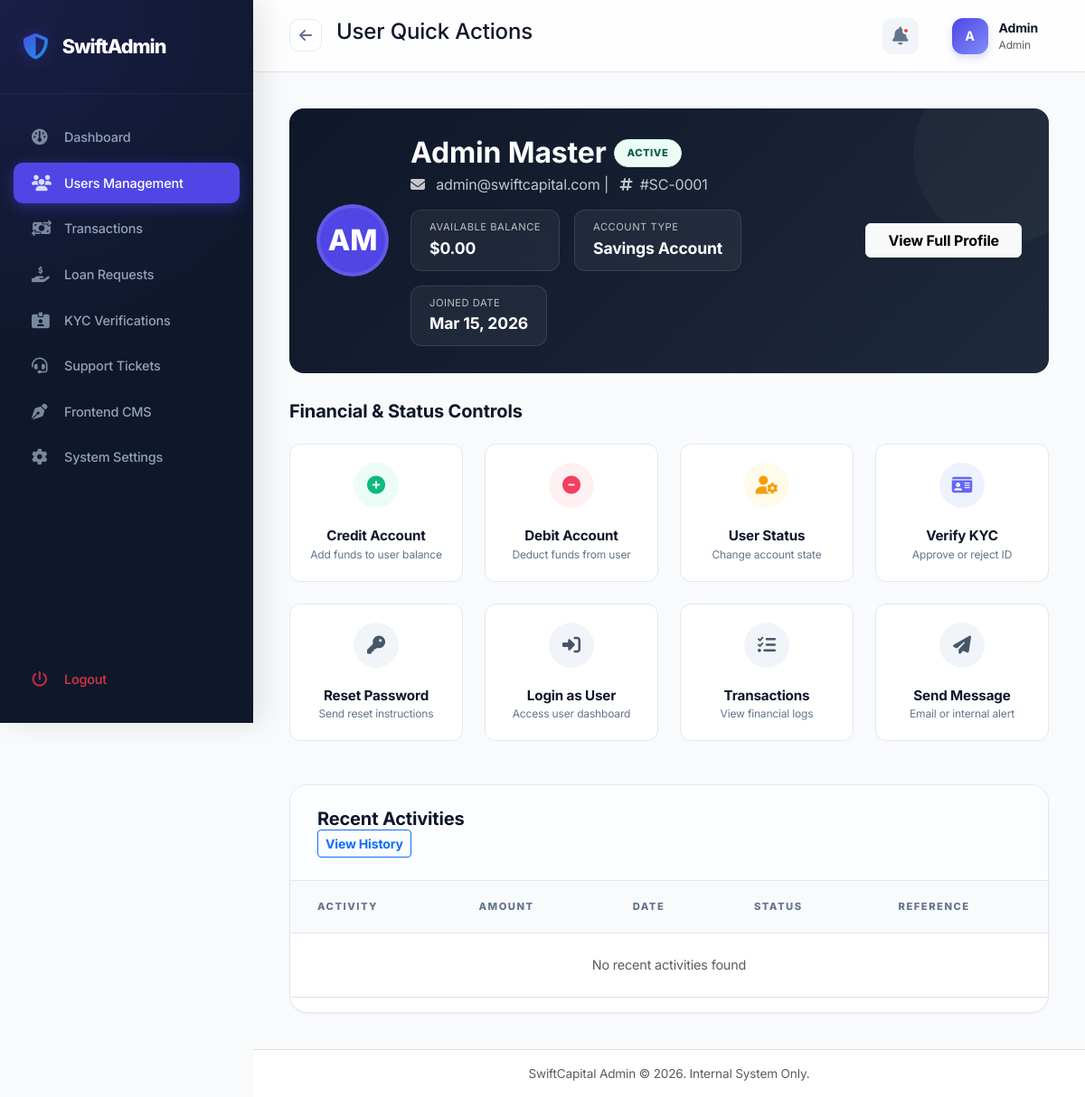
The app's page /admin/user-actions.php?id=1 (signed in) with its own data.
### tables this page shows
CREATE TABLE `users` (
  `id` int(11) NOT NULL AUTO_INCREMENT,
  `name` varchar(100) NOT NULL,
  `middlename` varchar(100) DEFAULT NULL,
  `lastname` varchar(100) NOT NULL,
  `username` varchar(100) NOT NULL UNIQUE,
  `email` varchar(255) NOT NULL UNIQUE,
  `password` varchar(255) NOT NULL,
  `pin` varchar(10) DEFAULT NULL,
  `phone` varchar(50) DEFAULT NULL,
  `country` varchar(100) DEFAULT NULL,
  `account_type` varchar(100) DEFAULT 'Savings Account',
  `account_number` varchar(20) NOT NULL UNIQUE,
  `balance` decimal(15,2) DEFAULT 0.00,
  `status` enum('Active','Blocked','Pending','Deactivated') DEFAULT 'Active',
  `kyc_status` enum('Unverified','Pending','Verified','Rejected') DEFAULT 'Unverified',
  `role` enum('User','Admin') DEFAULT 'User',
  `created_at` timestamp NOT NULL DEFAULT current_timestamp(),
  PRIMARY KEY (`id`)
);

### admin/user-actions.php (the view, shortened to what this page needs)
<?php
require_once '../includes/admin-check.php';
$user_id = $_GET['id'] ?? null;
$stmt = $pdo->prepare("SELECT * FROM users WHERE id = ?");
$stmt->execute([$user_id]);
$user = $stmt->fetch();
$stmt = $pdo->prepare("SELECT * FROM transactions WHERE user_id = ? ORDER BY created_at DESC LIMIT 5");
$stmt->execute([$user_id]);
$activities = $stmt->fetchAll();
$initials = strtoupper(substr($user['name'], 0, 1) . substr($user['lastname'], 0, 1));
?>
<!DOCTYPE html>
<html lang="en">
<head>
    <link href="https://cdn.jsdelivr.net/npm/bootstrap@5.3.2/dist/css/bootstrap.min.css" rel="stylesheet">
    <link rel="stylesheet" href="https://cdnjs.cloudflare.com/ajax/libs/font-awesome/6.4.2/css/all.min.css">
    <link rel="stylesheet" href="admin-style.css">
</head>
<body>
    <div class="admin-sidebar">
        <div class="brand-area">
            <div class="brand-icon"><i class="fa-solid fa-shield-halved"></i></div>
            <div class="brand-name">SwiftAdmin</div>
        </div>
        <div class="nav-links">
            <a href="index.php" class="nav-link">
                <i class="fa-solid fa-gauge"></i> Dashboard
            </a>
            <a href="users.php" class="nav-link active">
                <i class="fa-solid fa-users"></i> Users Management
            </a>
            <a href="transactions.php" class="nav-link">
                <i class="fa-solid fa-money-bill-transfer"></i> Transactions
            </a>
            <a href="loans.php" class="nav-link">
                <i class="fa-solid fa-hand-holding-dollar"></i> Loan Requests
            </a>
            <a href="kyc.php" class="nav-link">
                <i class="fa-solid fa-id-card-clip"></i> KYC Verifications
            </a>
            <a href="support.php" class="nav-link">
                <i class="fa-solid fa-headset"></i> Support Tickets
            </a>
            <a href="cms.php" class="nav-link">
                <i class="fa-solid fa-pen-nib"></i> Frontend CMS
            </a>
            <a href="settings.php" class="nav-link">
                <i class="fa-solid fa-gear"></i> System Settings
            </a>
            <div class="mt-auto" style="position: absolute; bottom: 20px; width: 100%;">
                <a href="../logout.php" class="nav-link text-danger">
                    <i class="fa-solid fa-power-off"></i> Logout
                </a>
            </div>
        </div>
    </div>
    <div class="main-wrapper">
        <div class="top-bar">
            <div class="breadcrumb-area">
                <div class="d-flex align-items-center gap-3">
                    <a href="users.php" class="action-btn"><i class="fa-solid fa-arrow-left"></i></a>
                    <h4>User Quick Actions</h4>
                </div>
            </div>
            <div class="user-nav">
                <div class="notification-bell">
                    <i class="fa-solid fa-bell fs-5"></i>
                    <span class="notification-dot"></span>
                </div>
                <div class="admin-profile">
                    <div class="admin-avatar"><?php echo strtoupper(substr($_SESSION["user_name"] ?? "A", 0, 1)); ?></div>
                    <div class="d-none d-md-block">
                        <div class="fw-bold text-sm"><?php echo $_SESSION["user_name"] ?? "Admin"; ?></div>
                        <div class="text-xs text-muted"><?php echo $_SESSION["role"] ?? "Administrator"; ?></div>
                    </div>
                </div>
            </div>
        </div>
        <div class="content-padding">
            <div class="user-profile-header">
                <div class="row align-items-center">
                    <div class="col-md-auto">
                        <div class="profile-large-avatar"><?php echo $initials; ?></div>
                    </div>
                    <div class="col-md mt-3 mt-md-0">
                        <div class="d-flex align-items-center gap-2 mb-1">
                            <h2 class="mb-0 fw-bold"><?php echo htmlspecialchars($user['name'] . ' ' . $user['lastname']); ?></h2>
                            <?php
                                $s_class = 'status-pending';
                                if ($user['status'] == 'Active') $s_class = 'status-active';
                            ?>
                            <span class="status-badge <?php echo $s_class; ?>"><?php echo $user['status']; ?></span>
                        </div>
                        <p class="mb-3 opacity-75"><i class="fa-solid fa-envelope me-2"></i> <?php echo htmlspecialchars($user['email']); ?> | <i class="fa-solid fa-hashtag ms-2 me-1"></i> #SC-<?php echo str_pad($user['id'], 4, '0', STR_PAD_LEFT); ?></p>
                        <div class="d-flex flex-wrap gap-3">
                            <div class="header-stat">
                                <div class="header-stat-label">Available Balance</div>
                                <div class="header-stat-value">$<?php echo number_format($user['balance'], 2); ?></div>
                            </div>
                            <div class="header-stat">
                                <div class="header-stat-label">Account Type</div>
                                <div class="header-stat-value"><?php echo $user['account_type']; ?></div>
                            </div>
                            <div class="header-stat">
                                <div class="header-stat-label">Joined Date</div>
                                <div class="header-stat-value"><?php echo date('M d, Y', strtotime($user['created_at'])); ?></div>
                            </div>
                        </div>
                    </div>
                    <div class="col-md-auto mt-4 mt-lg-0">
                        <div class="d-flex gap-2">
                            <a href="user-edit.php?id=<?php echo $user['id']; ?>" class="btn btn-light px-4 fw-bold shadow-sm">View Full Profile</a>
                        </div>
                    </div>
                </div>
            </div>
            <h5 class="fw-bold mb-4">Financial & Status Controls</h5>
            <div class="row g-4">
                <div class="col-6 col-md-4 col-lg-3">
                    <div class="quick-action-card" data-bs-toggle="modal" data-bs-target="#creditModal">
                        <div class="action-icon-circle bg-emerald-light">
                            <i class="fa-solid fa-plus-circle"></i>
                        </div>
                        <div>
                            <p class="action-title">Credit Account</p>
                            <p class="action-desc">Add funds to user balance</p>
                        </div>
                    </div>
                </div>
                <div class="col-6 col-md-4 col-lg-3">
                    <div class="quick-action-card" data-bs-toggle="modal" data-bs-target="#debitModal">
                        <div class="action-icon-circle bg-rose-light">
                            <i class="fa-solid fa-minus-circle"></i>
                        </div>
                        <div>
                            <p class="action-title">Debit Account</p>
                            <p class="action-desc">Deduct funds from user</p>
                        </div>
                    </div>
                </div>
                <div class="col-6 col-md-4 col-lg-3">
                    <div class="quick-action-card" data-bs-toggle="modal" data-bs-target="#statusModal">
                        <div class="action-icon-circle bg-amber-light">
                            <i class="fa-solid fa-user-gear"></i>
                        </div>
                        <div>
                            <p class="action-title">User Status</p>
                            <p class="action-desc">Change account state</p>
                        </div>
                    </div>
                </div>
                <div class="col-6 col-md-4 col-lg-3">
                    <div class="quick-action-card" onclick="location.href='kyc-view.php'">
                        <div class="action-icon-circle bg-indigo-light">
                            <i class="fa-solid fa-id-card"></i>
                        </div>
                        <div>
                            <p class="action-title">Verify KYC</p>
                            <p class="action-desc">Approve or reject ID</p>
                        </div>
                    </div>
                </div>
                <div class="col-6 col-md-4 col-lg-3">
                    <div class="quick-action-card" onclick="alert('Password reset link sent to kante@example.com')">
                        <div class="action-icon-circle" style="background: #f1f5f9; color: #475569;">
                            <i class="fa-solid fa-key"></i>
                        </div>
                        <div>
                            <p class="action-title">Reset Password</p>
                            <p class="action-desc">Send reset instructions</p>
                        </div>
                    </div>
                </div>
                <div class="col-6 col-md-4 col-lg-3">
                    <div class="quick-action-card" onclick="window.open('../users/index.php', '_blank')">
                        <div class="action-icon-circle" style="background: #f1f5f9; color: #475569;">
                            <i class="fa-solid fa-right-to-bracket"></i>
                        </div>
                        <div>
                            <p class="action-title">Login as User</p>
                            <p class="action-desc">Access user dashboard</p>
                        </div>
                    </div>
                </div>
                <div class="col-6 col-md-4 col-lg-3">
                    <div class="quick-action-card" onclick="location.href='transactions.php'">
                        <div class="action-icon-circle" style="background: #f1f5f9; color: #475569;">
                            <i class="fa-solid fa-list-check"></i>
                        </div>
                        <div>
                            <p class="action-title">Transactions</p>
                            <p class="action-desc">View financial logs</p>
                        </div>
                    </div>
                </div>
                <div class="col-6 col-md-4 col-lg-3">
                    <div class="quick-action-card" data-bs-toggle="modal" data-bs-target="#messageModal">
                        <div class="action-icon-circle" style="background: #f1f5f9; color: #475569;">
                            <i class="fa-solid fa-paper-plane"></i>
                        </div>
                        <div>
                            <p class="action-title">Send Message</p>
                            <p class="action-desc">Email or internal alert</p>
                        </div>
                    </div>
                </div>
            </div>
            <div class="row mt-5">
                <div class="col-lg-12">
                    <div class="data-table-card mt-0">
                        <div class="card-header">
                            <h5 class="mb-0 fw-bold">Recent Activities</h5>
                            <a href="transactions.php?search=<?php echo urlencode($user['email']); ?>" class="btn btn-sm btn-outline-primary fw-bold">View History</a>
                        </div>
                        <div class="table-responsive">
                            <table class="table align-middle">
                                <thead>
                                    <tr>
                                        <th>Activity</th>
                                        <th>Amount</th>
                                        <th>Date</th>
                                        <th>Status</th>
                                        <th>Reference</th>
                                    </tr>
                                </thead>
                                <tbody>
                                    <?php if (empty($activities)): ?>
                                        <tr><td colspan="5" class="text-center py-4 text-muted">No recent activities found</td></tr>
                                    <?php endif; ?>
                                </tbody>
                            </table>
                        </div>
                    </div>
                </div>
            </div>
        </div>
        <footer class="mt-auto py-3 px-4 border-top bg-white text-center text-muted" style="font-size: 0.85rem;">
            SwiftCapital Admin © 2026. Internal System Only.
        </footer>
    </div>
</body>
</html>

### records on screen
users: initials "AM", name+lastname "Admin Master", status "ACTIVE", email "admin@swiftcapital.com", id "0001", balance "0.00", account_type "Savings Account", created_at "Mar 15, 2026"

### other values on screen
substr($_SESSION["user_name"] ?? "A", 0, 1) "A"
$_SESSION["user_name"] "Admin"
$_SESSION["role"] "Admin"
